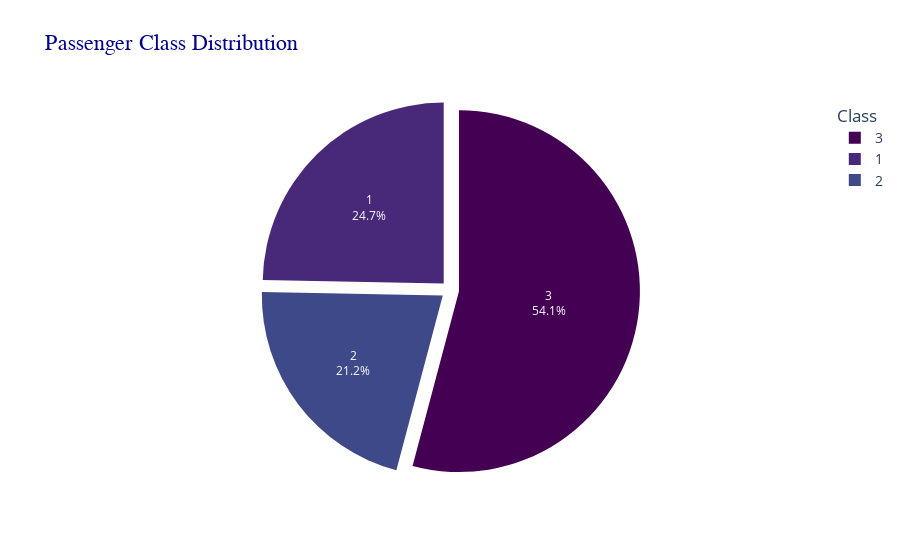

Source (notebook cell):
### Code cell
class_counts = df['pclass'].value_counts()

fig = px.pie(
    names=class_counts.index,
    values=class_counts.values,
    title="Passenger Class Distribution",
    color=class_counts.index,  
    color_discrete_sequence=px.colors.sequential.Viridis
)

fig.update_traces(textinfo='percent+label', pull=[0.05, 0.05, 0.05])  
fig.update_layout(
    title_font=dict(size=22, family="Arial", color="darkblue"),
    legend_title="Class",
    legend=dict(font=dict(size=14))
)

fig.show()

### Figure 1 — Plotly figure (JSON) as saved in the notebook; plotly's stock layout.template omitted (floating-point values rounded to 4 significant figures)
{"data": [{"customdata": [[3], [1], [2]], "domain": {"x": [0, 1], "y": [0, 1]}, "hovertemplate": "label=%{label}<br>value=%{value}<br>color=%{customdata[0]}<extra></extra>", "labels": [3, 1, 2], "legendgroup": "", "marker": {"colors": ["#440154", "#482878", "#3e4989"]}, "name": "", "pull": [0.05, 0.05, 0.05], "showlegend": true, "textinfo": "percent+label", "type": "pie", "values": [708, 323, 277]}], "layout": {"legend": {"font": {"size": 14}, "title": {"text": "Class"}, "tracegroupgap": 0}, "piecolorway": ["#440154", "#482878", "#3e4989", "#31688e", "#26828e", "#1f9e89", "#35b779", "#6ece58", "#b5de2b", "#fde725"], "title": {"font": {"color": "darkblue", "family": "Arial", "size": 22}, "text": "Passenger Class Distribution"}}}
